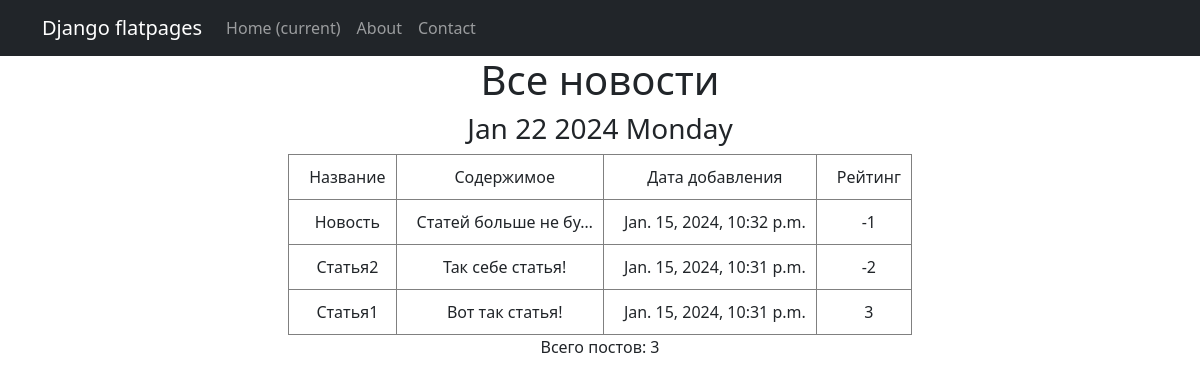
The page /news/ on the database as committed earlier.
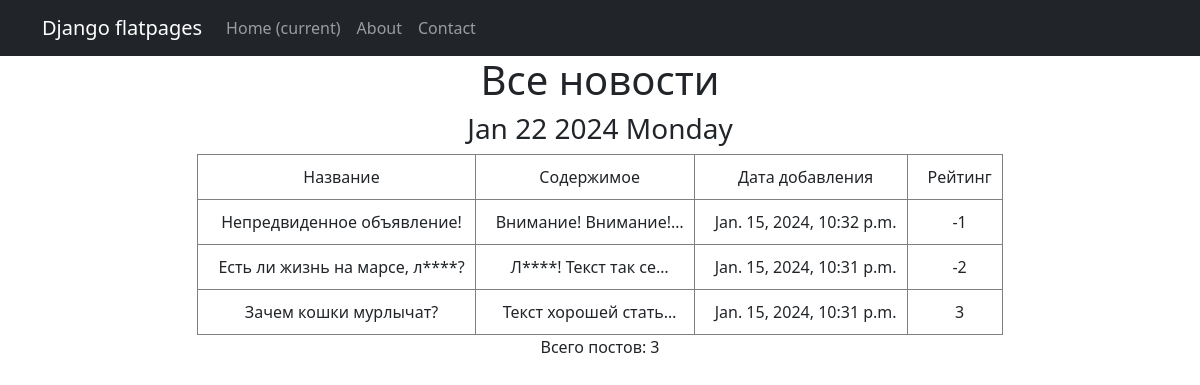
The same page on the database as committed later.
### NewsPortal/models.py (models this page shows, shortened)
class Post(models.Model):
    title = models.CharField(max_length=255)
    content = models.TextField()
    type = models.CharField(max_length=1,
                            choices=TYPES,
                            default=news)
    creation_date = models.DateTimeField(auto_now_add=True)
    rating = models.IntegerField(default=0)
    author = models.ForeignKey('Author', on_delete=models.CASCADE)
    categories = models.ManyToManyField('Category', through='PostCategory')

### NewsPortal/views.py (the view)
# urls.py: path('', PostsList.as_view()),
class PostsList(ListView):
    model = Post
    ordering = '-creation_date'
    template_name = 'posts.html'
    context_object_name = 'posts'
    def get_context_data(self, **kwargs):
        context = super().get_context_data(**kwargs)
        context['time_now'] = datetime.now(UTC)
        context['next_post'] = None
        return context

### NewsPortal/templatetags/custom_filters.py (called while the page is built)
@register.filter()
def censor(data):
    result = ''
    print(data.split())
    for pattern in STOP_WORDS:
        data = re.sub(pattern, pattern[0] + '*'*(len(pattern)-1),  data)
    return f'{data}'

### NewsPortal/templatetags/custom_tags.py (called while the page is built)
@register.simple_tag()
def current_time(format_string='%b %d %Y'):
    return datetime.now().strftime(format_string)

### templates/posts.html (shortened to what this page needs)
{% extends 'flatpages/default.html' %}
{% load custom_filters %}
{% load custom_tags %}
{% block content %}
    <h1>Все новости</h1>
    <h3>{% current_time '%b %d %Y %A' %}</h3>
        {% if posts %}
            <table align="center">
                <tr>
                    <td>Название</td>
                    <td>Содержимое</td>
                    <td>Дата добавления</td>
                    <td>Рейтинг</td>
                </tr>
                {% for post in posts %}
                <tr>
                    <td>{{ post.title | censor }}</td>
                    <td>{{ post.content | censor | truncatechars:20  }}</td>
                    <td>{{ post.creation_date }}</td>
                    <td>{{ post.rating }}</td>
                </tr>
                {% endfor %}
            </table>
        <div >Всего постов: {{ posts | length }}</div>
        {% else %}
            <h2> Новостей нет!</h2>
        {% endif %}
{% endblock content %}

### templates/flatpages/default.html (shortened to what this page needs)
<!DOCTYPE html>
<html lang="en">
    <head>
        {% load static %}
        <link href="{% static 'css/styles.css' %}" rel="stylesheet" />
    </head>
    <body>
        <nav class="navbar navbar-expand-lg navbar-dark bg-dark static-top">
   <div class="container">
       <a class="navbar-brand" href="#">Django flatpages</a>
       <div class="collapse navbar-collapse" id="navbarResponsive">
           <ul class="navbar-nav ml-auto">
               <li class="nav-item active">
                   <a class="nav-link" href="#">Home
                       <span class="sr-only">(current)</span>
                   </a>
               </li>
               <li class="nav-item">
                   <a class="nav-link" href="/about/">About</a>
               </li>
               <li class="nav-item">
                   <a class="nav-link" href="/contacts/">Contact</a>
               </li>
           </ul>
       </div>
   </div>
</nav>
       <div class="container">
            <div class="row">
                <div class="col-lg-12 text-center">
                    {% block content %}{% endblock content %}
                </div>
            </div>
       </div>
    </body>
</html>

Rows that differ between the two databases and show on the page:
changed Post: title|censor "Новость" → "Непредвиденное объявление!"; content|censor "Статей больше не бу…" → "Внимание! Внимание!…"
changed Post: title|censor "Статья2" → "Есть ли жизнь на марсе, л****?"; content|censor "Так себе статья!" → "Л****! Текст так се…"
changed Post: title|censor "Статья1" → "Зачем кошки мурлычат?"; content|censor "Вот так статья!" → "Текст хорошей стать…"
